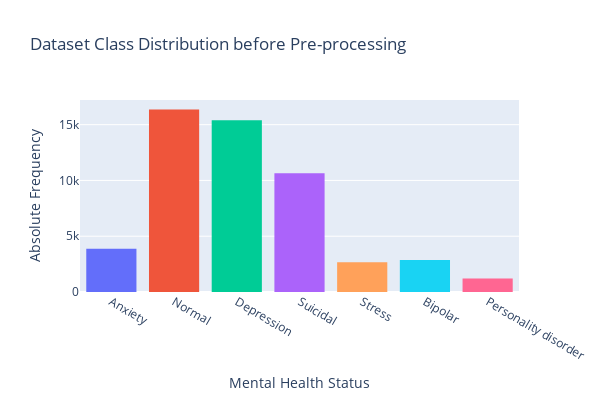

The cell this chart's notebook holds for it:
### Markdown cell above
# Data Pre-processing

### Code cell
import plotly.express as px

fig = px.histogram(df, x='status', color='status',
                   title='Dataset Class Distribution before Pre-processing',
                   labels={'status': 'Mental Health Status'},
                   category_orders={'status': df['status'].unique()})

fig.update_layout(
    xaxis_title='Mental Health Status',
    yaxis_title='Absolute Frequency',
    width=600,
    height=400,
    showlegend=False
)

fig.show()

### Figure 1 — Plotly figure (JSON) as saved in the notebook; plotly's stock layout.template omitted (floating-point values rounded to 4 significant figures; data arrays with more than 128 entries replaced by an {"elided": "..."} marker saying what was removed)
{"data": [{"alignmentgroup": "True", "bingroup": "x", "hovertemplate": "Mental Health Status=%{x}<br>count=%{y}<extra></extra>", "legendgroup": "Anxiety", "marker": {"color": "#636efa", "pattern": {"shape": ""}}, "name": "Anxiety", "offsetgroup": "Anxiety", "orientation": "v", "showlegend": true, "type": "histogram", "x": {"elided": "3888 str values"}, "xaxis": "x", "yaxis": "y"}, {"alignmentgroup": "True", "bingroup": "x", "hovertemplate": "Mental Health Status=%{x}<br>count=%{y}<extra></extra>", "legendgroup": "Normal", "marker": {"color": "#EF553B", "pattern": {"shape": ""}}, "name": "Normal", "offsetgroup": "Normal", "orientation": "v", "showlegend": true, "type": "histogram", "x": {"elided": "16351 str values"}, "xaxis": "x", "yaxis": "y"}, {"alignmentgroup": "True", "bingroup": "x", "hovertemplate": "Mental Health Status=%{x}<br>count=%{y}<extra></extra>", "legendgroup": "Depression", "marker": {"color": "#00cc96", "pattern": {"shape": ""}}, "name": "Depression", "offsetgroup": "Depression", "orientation": "v", "showlegend": true, "type": "histogram", "x": {"elided": "15404 str values"}, "xaxis": "x", "yaxis": "y"}, {"alignmentgroup": "True", "bingroup": "x", "hovertemplate": "Mental Health Status=%{x}<br>count=%{y}<extra></extra>", "legendgroup": "Suicidal", "marker": {"color": "#ab63fa", "pattern": {"shape": ""}}, "name": "Suicidal", "offsetgroup": "Suicidal", "orientation": "v", "showlegend": true, "type": "histogram", "x": {"elided": "10653 str values"}, "xaxis": "x", "yaxis": "y"}, {"alignmentgroup": "True", "bingroup": "x", "hovertemplate": "Mental Health Status=%{x}<br>count=%{y}<extra></extra>", "legendgroup": "Stress", "marker": {"color": "#FFA15A", "pattern": {"shape": ""}}, "name": "Stress", "offsetgroup": "Stress", "orientation": "v", "showlegend": true, "type": "histogram", "x": {"elided": "2669 str values"}, "xaxis": "x", "yaxis": "y"}, {"alignmentgroup": "True", "bingroup": "x", "hovertemplate": "Mental Health Status=%{x}<br>count=%{y}<extra></extra>", "legendgroup": "Bipolar", "marker": {"color": "#19d3f3", "pattern": {"shape": ""}}, "name": "Bipolar", "offsetgroup": "Bipolar", "orientation": "v", "showlegend": true, "type": "histogram", "x": {"elided": "2877 str values"}, "xaxis": "x", "yaxis": "y"}, {"alignmentgroup": "True", "bingroup": "x", "hovertemplate": "Mental Health Status=%{x}<br>count=%{y}<extra></extra>", "legendgroup": "Personality disorder", "marker": {"color": "#FF6692", "pattern": {"shape": ""}}, "name": "Personality disorder", "offsetgroup": "Personality disorder", "orientation": "v", "showlegend": true, "type": "histogram", "x": {"elided": "1201 str values"}, "xaxis": "x", "yaxis": "y"}], "layout": {"barmode": "relative", "height": 400, "legend": {"title": {"text": "Mental Health Status"}, "tracegroupgap": 0}, "showlegend": false, "title": {"text": "Dataset Class Distribution before Pre-processing"}, "width": 600, "xaxis": {"anchor": "y", "categoryarray": ["Anxiety", "Normal", "Depression", "Suicidal", "Stress", "Bipolar", "Personality disorder"], "categoryorder": "array", "domain": [0, 1], "title": {"text": "Mental Health Status"}}, "yaxis": {"anchor": "x", "domain": [0, 1], "title": {"text": "Absolute Frequency"}}}}
